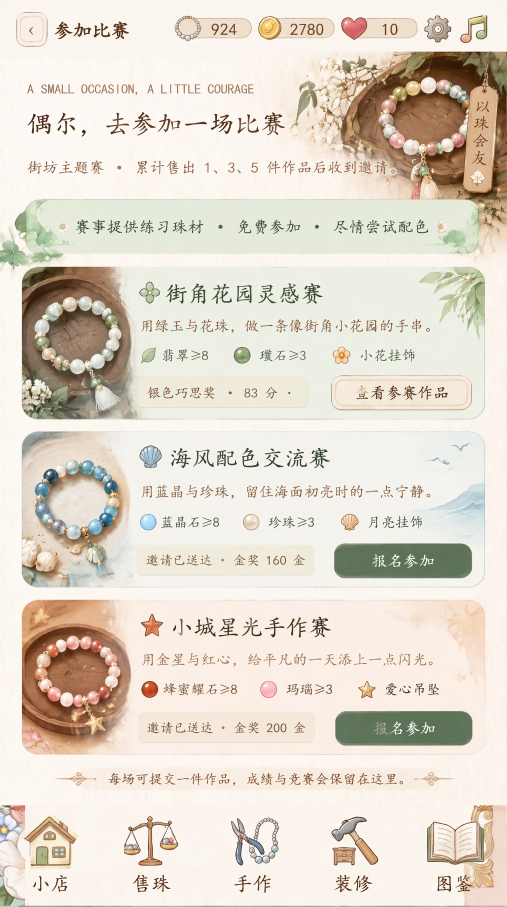
#> input picture cocos/source-art/contest-reference.png, 1520 x 2720 px (shown at 1/3 size)
$ python prepare-contest-art.py
#> lines starting #> are read from the running program, lines starting #| are printed output that depends on the picture
"""Keep the supplied competition paintings; labels, requirements and states stay live."""
from pathlib import Path
from PIL import Image, ImageDraw, ImageFilter
import json, uuid

root = Path(__file__).resolve().parents[1]
folder = root / 'assets/resources/art'
source = Image.open(root / 'source-art/contest-reference.png').convert('RGB')
#> source is the input picture: PIL image 1520x2720 RGB; mean R, G, B 225.6, 216.9, 204.4
assert source.size == (1520,2720)
stage = source.copy()

def patch(box,sample):
    tile=source.crop(sample).resize((box[2]-box[0],box[3]-box[1]),Image.Resampling.BICUBIC)
    layer=stage.copy();layer.paste(tile,box[:2])
    mask=Image.new('L',source.size);ImageDraw.Draw(mask).rectangle(box,fill=255)
    stage.paste(Image.composite(layer,stage,mask.filter(ImageFilter.GaussianBlur(2))))

for box,sample in [
    ((72,245,779,290),(75,213,780,230)),
    ((70,331,872,408),(75,413,860,435)),
    ((69,475,1168,535),(75,548,1110,565)),
    ((209,650,1305,711),(230,716,1290,736)),
    ((490,846,1038,919),(490,923,1040,944)),
    ((420,951,1345,1009),(430,1014,1340,1031)),
    ((410,1035,1330,1094),(430,1100,1320,1115)),
    ((436,1151,918,1215),(423,1156,434,1205)),
    ((1052,1150,1379,1212),(1013,1156,1040,1203)),
    ((497,1340,1023,1415),(500,1418,1030,1437)),
    ((420,1449,1338,1511),(430,1517,1325,1531)),
    ((409,1537,1297,1603),(425,1609,1300,1625)),
    ((434,1652,930,1718),(422,1652,432,1711)),
    ((1095,1651,1320,1714),(1040,1654,1080,1718)),
    ((500,1843,1035,1916),(505,1920,1035,1936)),
    ((420,1953,1338,2018),(425,2020,1330,2034)),
    ((417,2040,1330,2112),(425,2115,1320,2130)),
    ((435,2158,930,2219),(423,2160,433,2210)),
    ((1108,2156,1310,2216),(1034,2155,1090,2220)),
    ((318,2311,1220,2368),(320,2373,1210,2390)),
]: patch(box,sample)
#> this loop made 20 passes
#> pass 1, in patch, `tile=source.crop(sample).resize((box[2]-box[0],box[3]-box[1]),Image.Re..`:
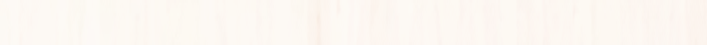
#> tile: PIL image 707x45 RGB; mean R, G, B 252.7, 247.6, 242.2
#> pass 2, in patch (call 2), `tile=source.crop(sample).resize((box[2]-box[0],box[3]-box[1]),Image.Re..`:
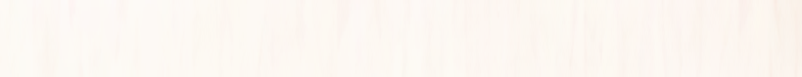
#> tile: PIL image 802x77 RGB; mean R, G, B 252.6, 247.3, 241.9

image=stage.crop((0,175,1520,2405)).resize((720,1056),Image.Resampling.LANCZOS)
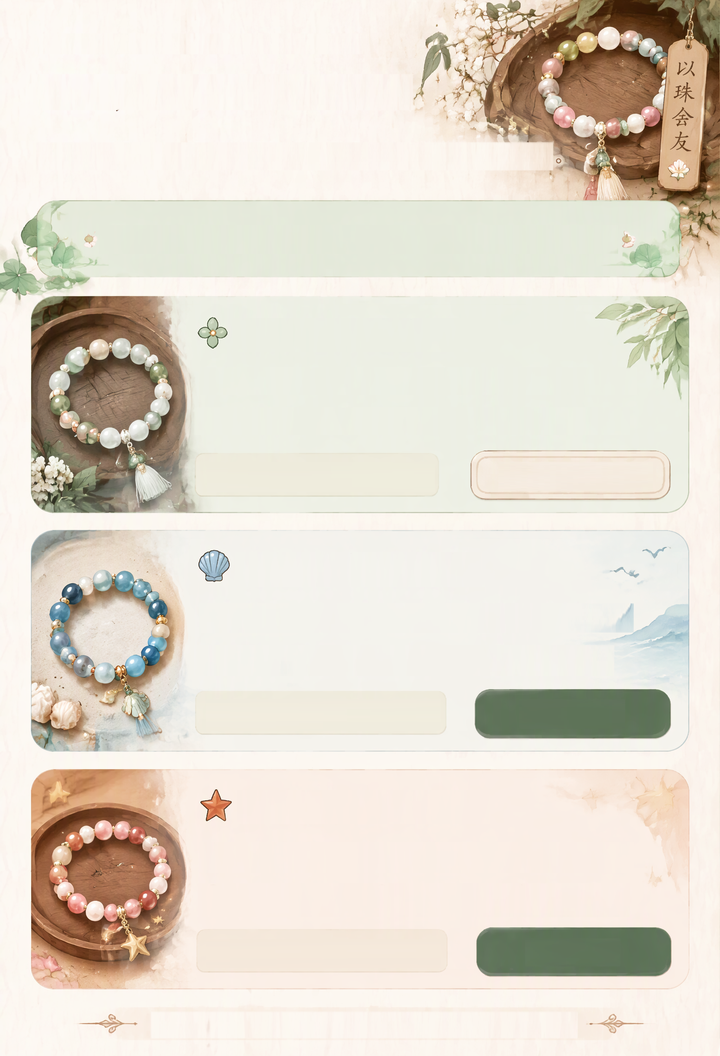
#> image: PIL image 720x1056 RGB; mean R, G, B 227, 219.1, 206.8
target=folder/'pencil-contest-background.jpg';image.save(target,quality=94,optimize=True)
path=Path(str(target)+'.meta')
#> (the run stopped early here; a loop or call above may not have finished)

$ run again, with cocos/source-art/album-reference.png copied over cocos/source-art/contest-reference.png
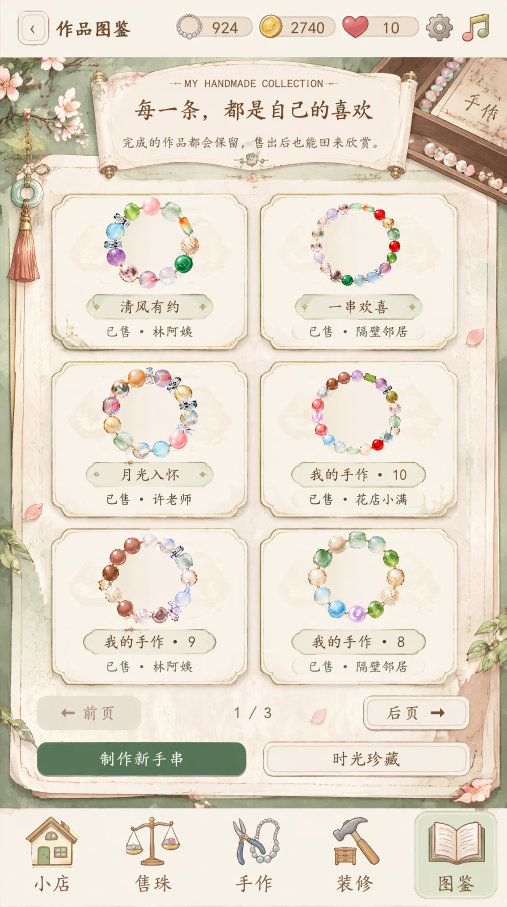
#> input picture cocos/source-art/album-reference.png, 1520 x 2720 px (shown at 1/3 size)
#> source is the input picture: PIL image 1520x2720 RGB; mean R, G, B 228.8, 219.6, 204.7
#> the loop `for box,sample in [ ((72,245,779,290),(75,213,780,230)), ((70,331,872,..` made 20 passes
#> pass 2, in patch (call 2), `tile=source.crop(sample).resize((box[2]-box[0],box[3]-box[1]),Image.Re..`:
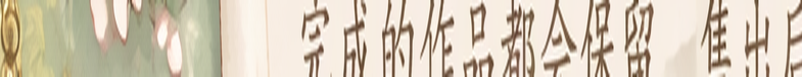
#> tile: PIL image 802x77 RGB; mean R, G, B 213.2, 202, 183.8
#> `image=stage.crop((0,175,1520,2405)).resize((720,1056),Image.Resampling..`:
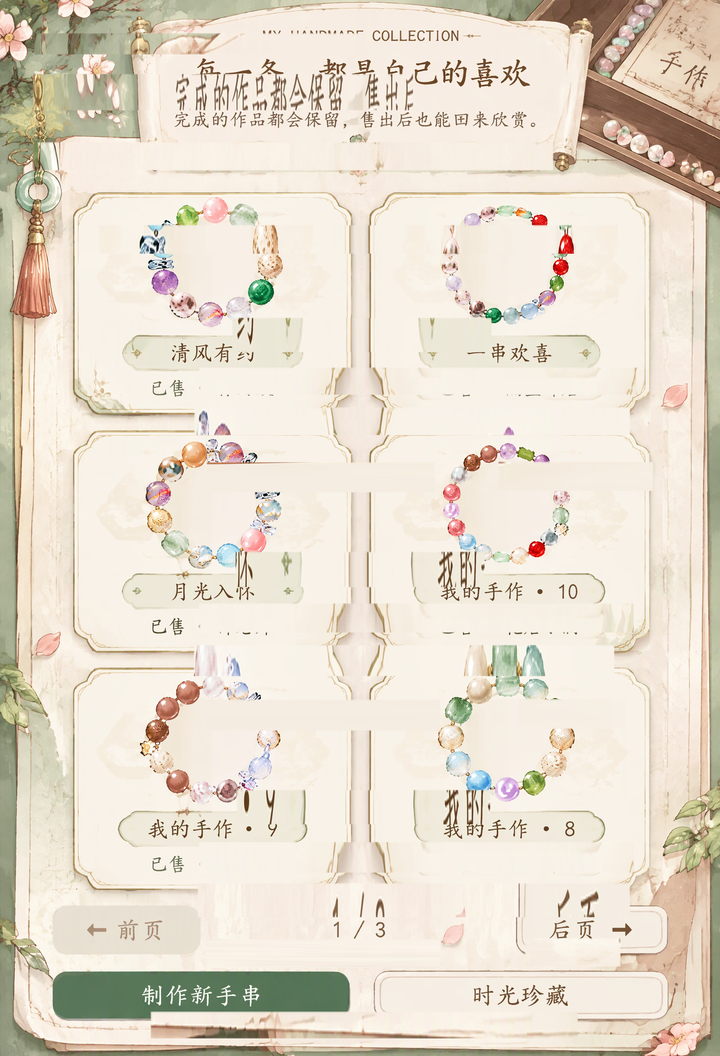
#> image: PIL image 720x1056 RGB; mean R, G, B 228.7, 219.2, 204.2

$ run again, with cocos/source-art/music-reference.png copied over cocos/source-art/contest-reference.png
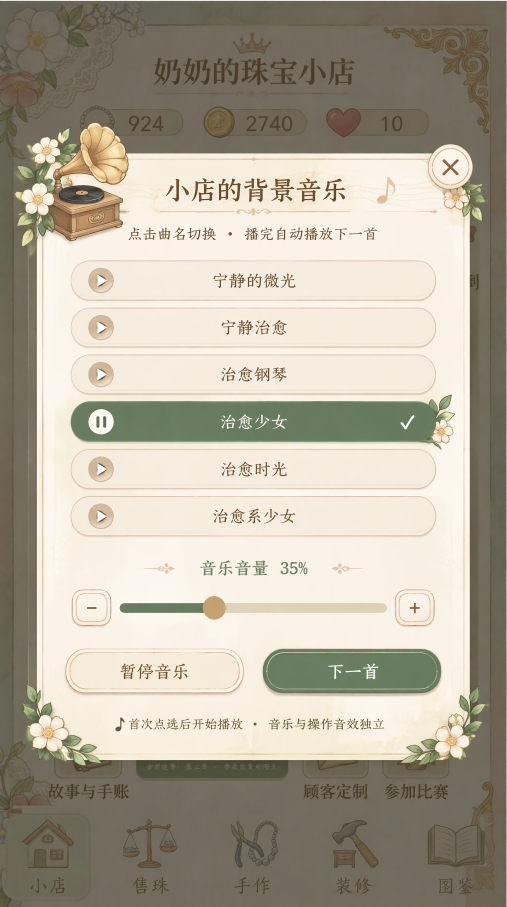
#> input picture cocos/source-art/music-reference.png, 1520 x 2720 px (shown at 1/3 size)
#> source is the input picture: PIL image 1520x2720 RGB; mean R, G, B 178.6, 171.7, 155.8
#> the loop `for box,sample in [ ((72,245,779,290),(75,213,780,230)), ((70,331,872,..` made 20 passes
#> pass 2, in patch (call 2), `tile=source.crop(sample).resize((box[2]-box[0],box[3]-box[1]),Image.Re..`:
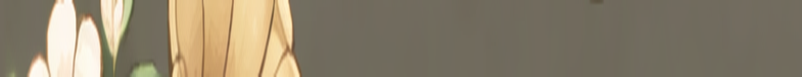
#> tile: PIL image 802x77 RGB; mean R, G, B 140.4, 129.7, 108.7
#> `image=stage.crop((0,175,1520,2405)).resize((720,1056),Image.Resampling..`:
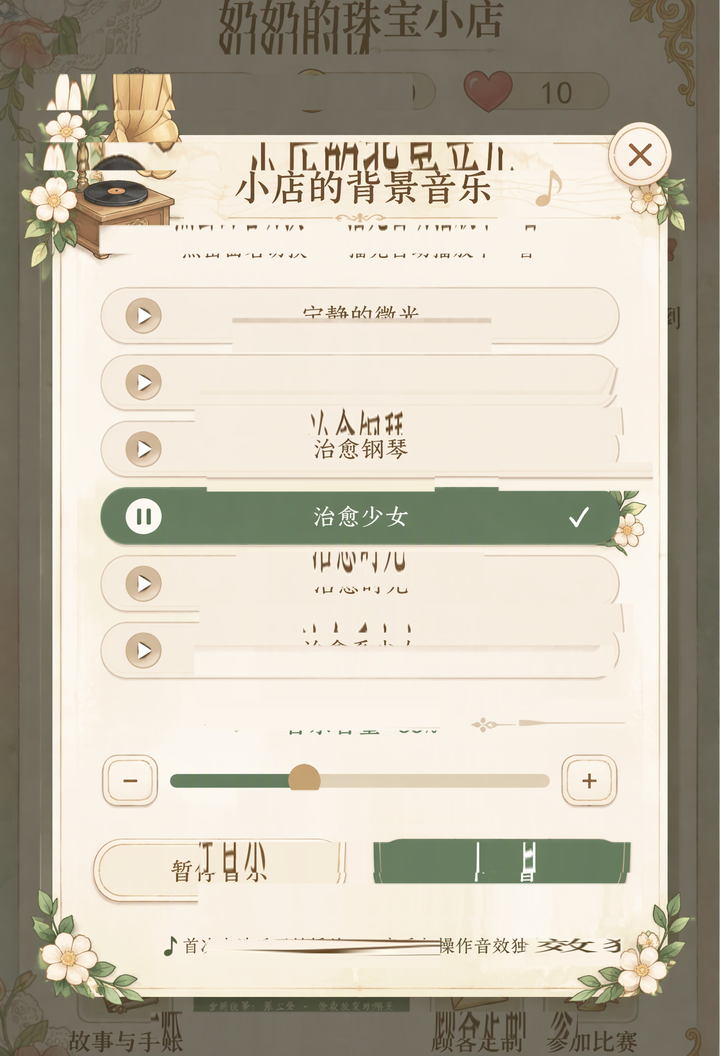
#> image: PIL image 720x1056 RGB; mean R, G, B 195.2, 188, 172.1
